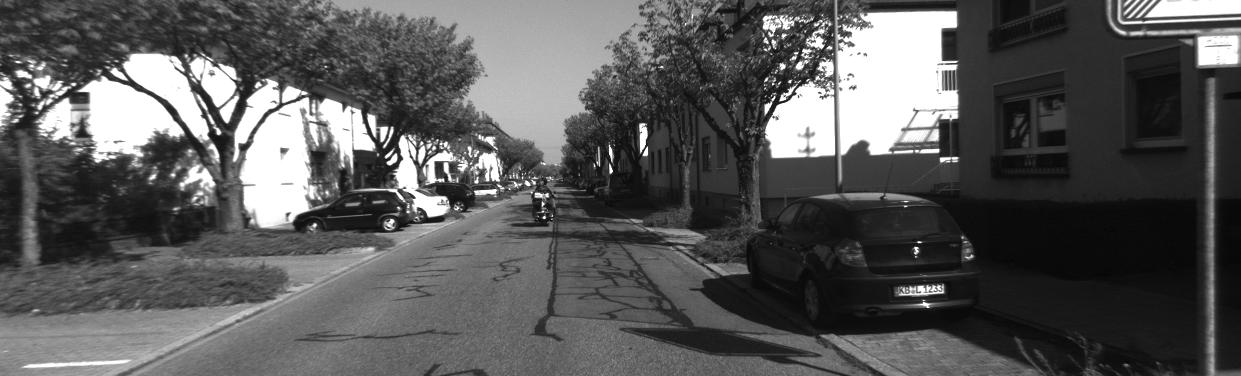
#> input picture learn/Chapter_05/stereoVision/left.png, 1241 x 376 px
$ jupyter execute stereoVision.ipynb
#> lines starting #> are read from the running program, lines starting #| are printed output that depends on the picture
### The following code demonstrates the calculation of disparity map and point cloud

#### Import rquired packages

[cell 1]
import numpy as np
import cv2
import open3d as o3d

#### Read left and right images

[cell 2]
img_left = cv2.imread("left.png", 0)
#> img_left is the input picture: shape (376, 1241); min 6, max 255, mean 89
img_right = cv2.imread("right.png", 0)
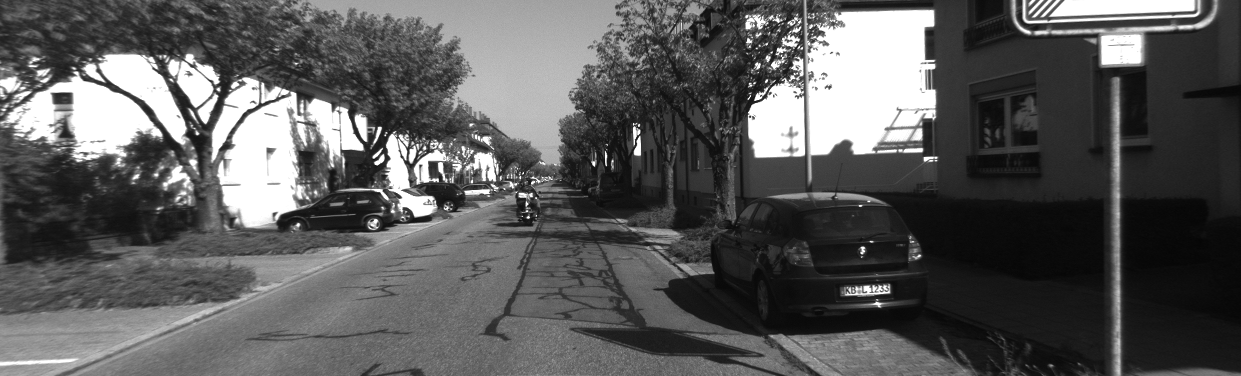
#> input picture learn/Chapter_05/stereoVision/right.png, 1241 x 376 px
#> img_right is the input picture: shape (376, 1241); min 5, max 255, mean 90.3

#### Assign camera intrinsics and baseline parameters

[cell 3]
fx, fy, cx, cy = 718.856, 718.856, 607.1928, 185.2157
b = 0.573

#### SGBM is senstive to parameters, please tune according to requirements.

[cell 4]
window_size = 9
min_disp = 0
num_disp = 96
stereo = cv2.StereoSGBM_create(
    minDisparity=min_disp,
    numDisparities=num_disp,
    blockSize=window_size,
    P1=8 * 3 * window_size ** 2,
    P2=32 * 3 * window_size ** 2,
    disp12MaxDiff=1,
    uniquenessRatio=63,
    speckleWindowSize=10,
    speckleRange=100,
    preFilterCap=32,
    mode=cv2.STEREO_SGBM_MODE_SGBM_3WAY
)

[cell 5]
disparity_sgbm = stereo.compute(img_left, img_right).astype(np.float32) / 16.0
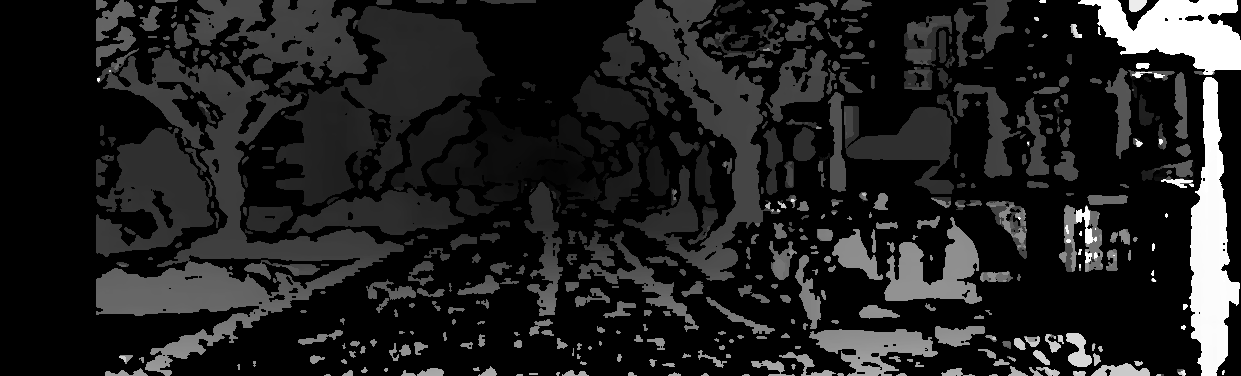
#> disparity_sgbm: shape (376, 1241) float32; min -1, max 95, mean 11.6; drawn with min black and max white
disparity_sgbm = (disparity_sgbm - min_disp) / num_disp

#### Compute the point cloud

[cell 6]
points = []
colors = []
for v in range(img_left.shape[0]):
    for u in range(img_left.shape[1]):
        if disparity_sgbm[v, u] <= 0.0 or disparity_sgbm[v, u] >= 96.0:
            continue

        point = np.zeros(3)
        colors.append(img_left[v, u] / 255.0)

        x = (u - cx) / fx
        y = (v - cy) / fy
        depth = fx * b / (disparity_sgbm[v, u])
        point[0] = x * depth
        point[1] = y * depth
        point[2] = depth

        points.append(point)
#> after the loop, colors = 179555 items; points = 179555 items
